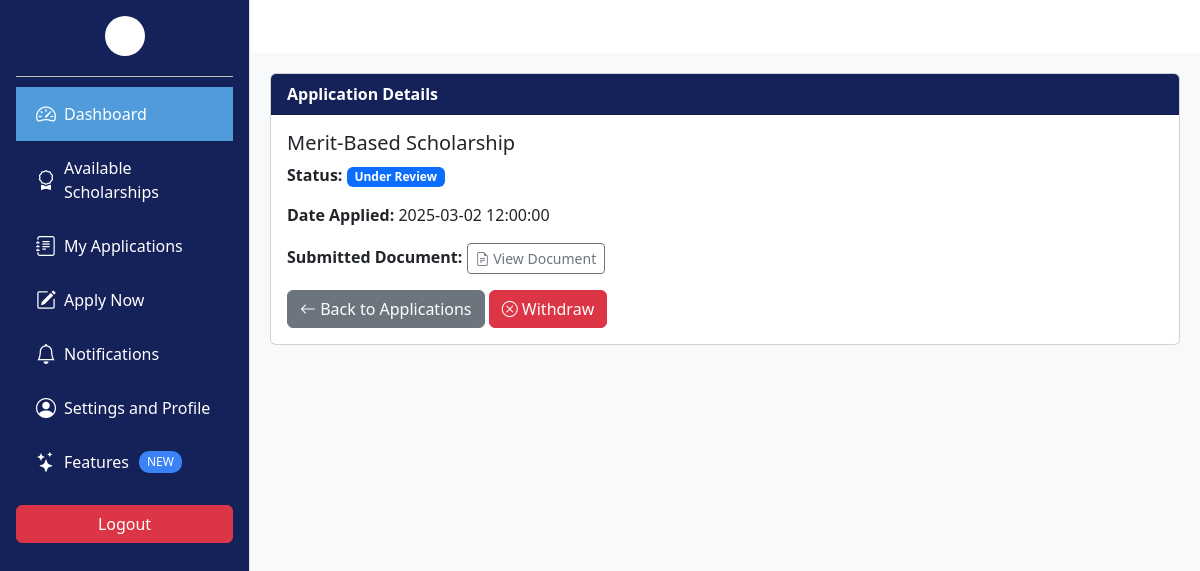
Screenshot of /Student/view_application.php?id=2 (signed in) with the database file from the repository.
### tables this page shows
CREATE TABLE Applications (
    application_id INT PRIMARY KEY AUTO_INCREMENT,
    student_id INT NOT NULL,
    scholarship_id INT NOT NULL,
    submission_date TIMESTAMP DEFAULT CURRENT_TIMESTAMP,
    document_url VARCHAR(255) DEFAULT NULL,
    finantial_statement_url VARCHAR(255) DEFAULT NULL,
    recommendation_letter_url VARCHAR(255) DEFAULT NULL,
    status ENUM('Submitted', 'Pending', 'Under Review', 'Approved', 'Accepted', 'Rejected', 'Needs More Info') DEFAULT 'Submitted',
    FOREIGN KEY (student_id) REFERENCES Students(student_id) ON DELETE CASCADE,
    FOREIGN KEY (scholarship_id) REFERENCES Scholarships(scholarship_id) ON DELETE CASCADE
);

CREATE TABLE Scholarships (
    scholarship_id INT PRIMARY KEY AUTO_INCREMENT,
    name VARCHAR(255) NOT NULL,
    amount DECIMAL(10,2) NOT NULL CHECK (amount > 0),
    gpa DECIMAL(3,1) DEFAULT NULL,
    other_criteria VARCHAR(255) DEFAULT NULL,
    application_start DATE DEFAULT NULL,
    application_end DATE NOT NULL,
    status ENUM('Open', 'Closed', 'Awarded') DEFAULT 'Open',
    created_at TIMESTAMP DEFAULT CURRENT_TIMESTAMP
);

### Student/view_application.php (the view, shortened to what this page needs)
<?php
include "../Database/db.php";
$user_id = $_SESSION['user_id'];
$app_id = isset($_GET['id']) ? intval($_GET['id']) : 0;
$conn = new mysqli($servername, $username, $password, $dbname, $port);
$studentQuery = "SELECT student_id FROM Students WHERE user_id = ?";
$stmt = $conn->prepare($studentQuery);
$stmt->bind_param("i", $user_id);
$stmt->execute();
$result = $stmt->get_result();
$student_id = $result->fetch_assoc()['student_id'];
$query = "
    SELECT a.application_id, s.name AS scholarship_name, a.status,
           a.submission_date, a.document_url
    FROM Applications a
    JOIN Scholarships s ON a.scholarship_id = s.scholarship_id
    WHERE a.application_id = ? AND a.student_id = ?
";
$stmt = $conn->prepare($query);
$stmt->bind_param("ii", $app_id, $student_id);
$stmt->execute();
$appResult = $stmt->get_result();
$application = $appResult->fetch_assoc();
?>
<!DOCTYPE html>
<html lang="en">
<head>
  <link href="https://cdn.jsdelivr.net/npm/bootstrap@5.3.3/dist/css/bootstrap.min.css" rel="stylesheet"/>
  <link href="https://cdn.jsdelivr.net/npm/bootstrap-icons@1.10.5/font/bootstrap-icons.css" rel="stylesheet"/>
</head>
<body>
<?php include 'sidebar.php'; ?>
<div class="main-content">
  <div class="card">
    <div class="card-header">
      Application Details
    </div>
    <div class="card-body">
      <h5 class="card-title"><?= htmlspecialchars($application['scholarship_name']) ?></h5>
      <p><strong>Status:</strong>
        <?php
          $statusClass = [
            "Pending" => "badge bg-warning",
            "Under Review" => "badge bg-primary",
            "Approved" => "badge bg-success",
            "Rejected" => "badge bg-danger"
          ][$application['status']] ?? "badge bg-secondary";
        ?>
        <span class="<?= $statusClass ?>"><?= htmlspecialchars($application['status']) ?></span>
      </p>
      <p><strong>Date Applied:</strong> <?= htmlspecialchars($application['submission_date']) ?></p>
      <?php if (!empty($application['document_url'])): ?>
        <p><strong>Submitted Document:</strong>
          <a href="<?= htmlspecialchars($application['document_url']) ?>" target="_blank" class="btn btn-sm btn-outline-secondary">
            <i class="bi bi-file-earmark-text"></i> View Document
          </a>
        </p>
      <?php else: ?>
        <p><strong>Submitted Document:</strong> None</p>
      <?php endif; ?>
      <div class="mt-3">
        <a href="applications.php" class="btn btn-secondary"><i class="bi bi-arrow-left"></i> Back to Applications</a>
        <?php if ($application['status'] == "Pending" || $application['status'] == "Under Review"): ?>
          <a href="withdraw_application.php?id=<?= $application['application_id'] ?>" class="btn btn-danger">
            <i class="bi bi-x-circle"></i> Withdraw
          </a>
        <?php endif; ?>
      </div>
    </div>
  </div>
</div>
</body>
</html>

### Student/view_application.php (style rules this page uses)
.main-content { background-color: #f8f9fa; min-height: 100vh; padding: 20px; }
.card { margin-bottom: 20px; }
.card-header { background: #152259; color: #fff; font-weight: 600; }

### Student/sidebar.php (style rules this page uses)
.main-content { margin-left: 250px; padding: 20px; }

### rows the page displays
applications: scholarship.name "Merit-Based Scholarship", status "Under Review", submission_date "2025-03-02 12:00:00"
